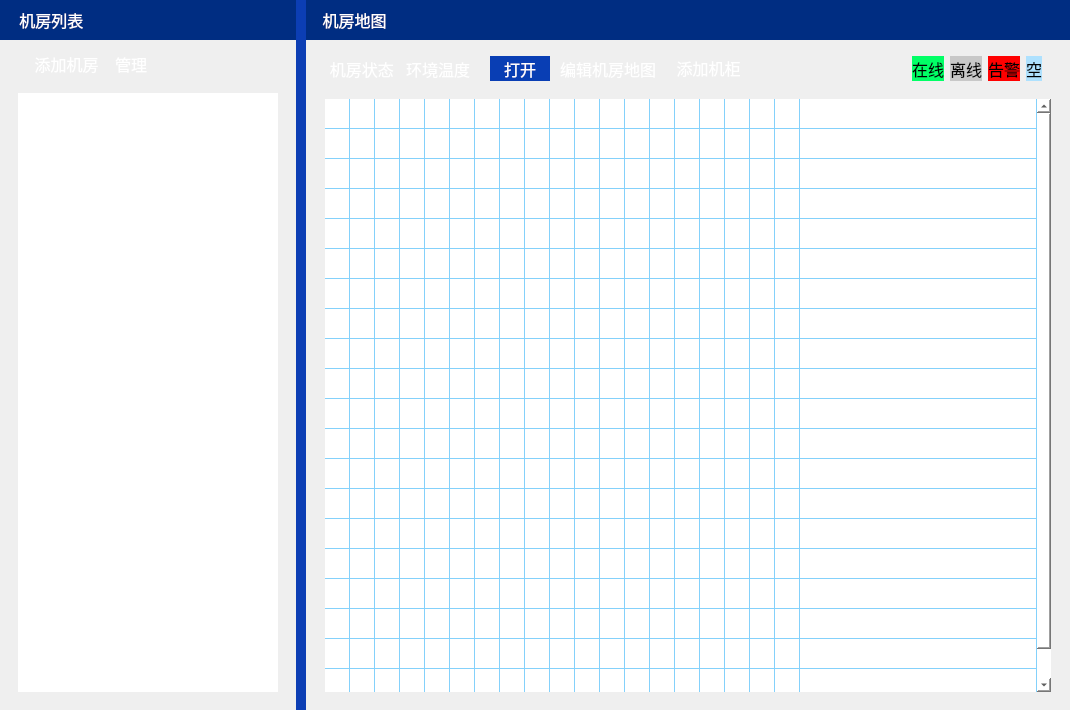
<?xml version="1.0" encoding="UTF-8"?>
<ui version="4.0">
 <class>TopologyWidget</class>
 <widget class="QWidget" name="TopologyWidget">
  <property name="geometry">
   <rect>
    <x>0</x>
    <y>0</y>
    <width>1070</width>
    <height>710</height>
   </rect>
  </property>
  <property name="font">
   <font>
    <family>微软雅黑</family>
    <pointsize>12</pointsize>
   </font>
  </property>
  <property name="windowTitle">
   <string>Form</string>
  </property>
  <property name="styleSheet">
   <string notr="true">border:none</string>
  </property>
  <layout class="QHBoxLayout" name="horizontalLayout_2">
   <property name="spacing">
    <number>0</number>
   </property>
   <property name="leftMargin">
    <number>0</number>
   </property>
   <property name="topMargin">
    <number>0</number>
   </property>
   <property name="rightMargin">
    <number>0</number>
   </property>
   <property name="bottomMargin">
    <number>0</number>
   </property>
   <item>
    <widget class="QSplitter" name="splitter">
     <property name="styleSheet">
      <string notr="true">QSplitter::handle { background-color: rgb(12,62,180)}</string>
     </property>
     <property name="midLineWidth">
      <number>0</number>
     </property>
     <property name="orientation">
      <enum>Qt::Horizontal</enum>
     </property>
     <property name="opaqueResize">
      <bool>true</bool>
     </property>
     <property name="handleWidth">
      <number>10</number>
     </property>
     <widget class="QGroupBox" name="groupBox_room">
      <property name="minimumSize">
       <size>
        <width>280</width>
        <height>0</height>
       </size>
      </property>
      <property name="maximumSize">
       <size>
        <width>300</width>
        <height>16777215</height>
       </size>
      </property>
      <property name="styleSheet">
       <string notr="true">border:none;
</string>
      </property>
      <property name="title">
       <string/>
      </property>
      <property name="flat">
       <bool>false</bool>
      </property>
      <property name="checkable">
       <bool>false</bool>
      </property>
      <layout class="QGridLayout" name="gridLayout_2">
       <property name="leftMargin">
        <number>0</number>
       </property>
       <property name="topMargin">
        <number>0</number>
       </property>
       <property name="rightMargin">
        <number>0</number>
       </property>
       <property name="bottomMargin">
        <number>0</number>
       </property>
       <property name="horizontalSpacing">
        <number>10</number>
       </property>
       <item row="1" column="0" colspan="2">
        <widget class="QLabel" name="label_5">
         <property name="minimumSize">
          <size>
           <width>0</width>
           <height>40</height>
          </size>
         </property>
         <property name="maximumSize">
          <size>
           <width>16777215</width>
           <height>16777215</height>
          </size>
         </property>
         <property name="font">
          <font>
           <family>微软雅黑</family>
           <pointsize>12</pointsize>
          </font>
         </property>
         <property name="styleSheet">
          <string notr="true">background-color: rgb(0,45,130);
color: rgb(255, 255, 255);</string>
         </property>
         <property name="text">
          <string>&lt;!DOCTYPE HTML PUBLIC &quot;-//W3C//DTD HTML 4.0//EN&quot; &quot;http://www.w3.org/TR/REC-html40/strict.dtd&quot;&gt;
&lt;html&gt;&lt;head&gt;&lt;meta name=&quot;qrichtext&quot; content=&quot;1&quot; /&gt;&lt;style type=&quot;text/css&quot;&gt;
p, li { white-space: pre-wrap; }
&lt;/style&gt;&lt;/head&gt;&lt;body style=&quot; font-family:'微软雅黑'; font-size:12pt; font-weight:400; font-style:normal;&quot;&gt;
&lt;p style=&quot; margin-top:12px; margin-bottom:12px; margin-left:0px; margin-right:0px; -qt-block-indent:0; text-indent:0px;&quot;&gt;&lt;span style=&quot; font-size:11pt; color:#ffffff;&quot;&gt;     &lt;/span&gt;&lt;span style=&quot; color:#ffffff;&quot;&gt;机房列表&lt;/span&gt;&lt;/p&gt;&lt;/body&gt;&lt;/html&gt;</string>
         </property>
        </widget>
       </item>
       <item row="6" column="0" colspan="2">
        <widget class="QWidget" name="widget" native="true">
         <property name="styleSheet">
          <string notr="true"/>
         </property>
         <layout class="QHBoxLayout" name="horizontalLayout_5">
          <property name="leftMargin">
           <number>18</number>
          </property>
          <property name="topMargin">
           <number>3</number>
          </property>
          <property name="rightMargin">
           <number>18</number>
          </property>
          <property name="bottomMargin">
           <number>18</number>
          </property>
          <item>
           <widget class="QListWidget" name="listWidget_roomList">
            <property name="palette">
             <palette>
              <active>
               <colorrole role="Button">
                <brush brushstyle="SolidPattern">
                 <color alpha="255">
                  <red>255</red>
                  <green>255</green>
                  <blue>255</blue>
                 </color>
                </brush>
               </colorrole>
               <colorrole role="Base">
                <brush brushstyle="SolidPattern">
                 <color alpha="255">
                  <red>255</red>
                  <green>255</green>
                  <blue>255</blue>
                 </color>
                </brush>
               </colorrole>
               <colorrole role="Window">
                <brush brushstyle="SolidPattern">
                 <color alpha="255">
                  <red>255</red>
                  <green>255</green>
                  <blue>255</blue>
                 </color>
                </brush>
               </colorrole>
               <colorrole role="Highlight">
                <brush brushstyle="SolidPattern">
                 <color alpha="255">
                  <red>255</red>
                  <green>0</green>
                  <blue>0</blue>
                 </color>
                </brush>
               </colorrole>
               <colorrole role="HighlightedText">
                <brush brushstyle="SolidPattern">
                 <color alpha="255">
                  <red>255</red>
                  <green>255</green>
                  <blue>255</blue>
                 </color>
                </brush>
               </colorrole>
              </active>
              <inactive>
               <colorrole role="Button">
                <brush brushstyle="SolidPattern">
                 <color alpha="255">
                  <red>255</red>
                  <green>255</green>
                  <blue>255</blue>
                 </color>
                </brush>
               </colorrole>
               <colorrole role="Base">
                <brush brushstyle="SolidPattern">
                 <color alpha="255">
                  <red>255</red>
                  <green>255</green>
                  <blue>255</blue>
                 </color>
                </brush>
               </colorrole>
               <colorrole role="Window">
                <brush brushstyle="SolidPattern">
                 <color alpha="255">
                  <red>255</red>
                  <green>255</green>
                  <blue>255</blue>
                 </color>
                </brush>
               </colorrole>
               <colorrole role="Highlight">
                <brush brushstyle="SolidPattern">
                 <color alpha="255">
                  <red>255</red>
                  <green>0</green>
                  <blue>0</blue>
                 </color>
                </brush>
               </colorrole>
               <colorrole role="HighlightedText">
                <brush brushstyle="SolidPattern">
                 <color alpha="255">
                  <red>255</red>
                  <green>255</green>
                  <blue>255</blue>
                 </color>
                </brush>
               </colorrole>
              </inactive>
              <disabled>
               <colorrole role="Button">
                <brush brushstyle="SolidPattern">
                 <color alpha="255">
                  <red>255</red>
                  <green>255</green>
                  <blue>255</blue>
                 </color>
                </brush>
               </colorrole>
               <colorrole role="Base">
                <brush brushstyle="SolidPattern">
                 <color alpha="255">
                  <red>255</red>
                  <green>255</green>
                  <blue>255</blue>
                 </color>
                </brush>
               </colorrole>
               <colorrole role="Window">
                <brush brushstyle="SolidPattern">
                 <color alpha="255">
                  <red>255</red>
                  <green>255</green>
                  <blue>255</blue>
                 </color>
                </brush>
               </colorrole>
               <colorrole role="Highlight">
                <brush brushstyle="SolidPattern">
                 <color alpha="255">
                  <red>255</red>
                  <green>0</green>
                  <blue>0</blue>
                 </color>
                </brush>
               </colorrole>
               <colorrole role="HighlightedText">
                <brush brushstyle="SolidPattern">
                 <color alpha="255">
                  <red>255</red>
                  <green>255</green>
                  <blue>255</blue>
                 </color>
                </brush>
               </colorrole>
              </disabled>
             </palette>
            </property>
            <property name="focusPolicy">
             <enum>Qt::NoFocus</enum>
            </property>
            <property name="contextMenuPolicy">
             <enum>Qt::CustomContextMenu</enum>
            </property>
            <property name="styleSheet">
             <string notr="true"/>
            </property>
            <property name="editTriggers">
             <set>QAbstractItemView::EditKeyPressed</set>
            </property>
            <property name="showDropIndicator" stdset="0">
             <bool>false</bool>
            </property>
            <property name="selectionMode">
             <enum>QAbstractItemView::SingleSelection</enum>
            </property>
            <property name="selectionBehavior">
             <enum>QAbstractItemView::SelectRows</enum>
            </property>
            <property name="textElideMode">
             <enum>Qt::ElideMiddle</enum>
            </property>
            <property name="resizeMode">
             <enum>QListView::Fixed</enum>
            </property>
            <property name="spacing">
             <number>5</number>
            </property>
            <property name="viewMode">
             <enum>QListView::ListMode</enum>
            </property>
            <property name="selectionRectVisible">
             <bool>true</bool>
            </property>
            <property name="currentRow">
             <number>-1</number>
            </property>
           </widget>
          </item>
         </layout>
        </widget>
       </item>
       <item row="5" column="1">
        <spacer name="verticalSpacer">
         <property name="orientation">
          <enum>Qt::Vertical</enum>
         </property>
         <property name="sizeType">
          <enum>QSizePolicy::Fixed</enum>
         </property>
         <property name="sizeHint" stdset="0">
          <size>
           <width>20</width>
           <height>8</height>
          </size>
         </property>
        </spacer>
       </item>
       <item row="2" column="0">
        <spacer name="verticalSpacer_3">
         <property name="orientation">
          <enum>Qt::Vertical</enum>
         </property>
         <property name="sizeType">
          <enum>QSizePolicy::Fixed</enum>
         </property>
         <property name="sizeHint" stdset="0">
          <size>
           <width>8</width>
           <height>6</height>
          </size>
         </property>
        </spacer>
       </item>
       <item row="4" column="1">
        <layout class="QHBoxLayout" name="horizontalLayout_6">
         <property name="spacing">
          <number>0</number>
         </property>
         <item>
          <widget class="QToolButton" name="toolButton_addRoom">
           <property name="minimumSize">
            <size>
             <width>97</width>
             <height>24</height>
            </size>
           </property>
           <property name="font">
            <font>
             <family>微软雅黑</family>
             <pointsize>12</pointsize>
            </font>
           </property>
           <property name="cursor">
            <cursorShape>PointingHandCursor</cursorShape>
           </property>
           <property name="styleSheet">
            <string notr="true">background-color: transparent;
color: rgb(255, 255, 255);</string>
           </property>
           <property name="text">
            <string>添加机房</string>
           </property>
           <property name="icon">
            <iconset resource="../images/image.qrc">
             <normaloff>:/topology/topology/jia.png</normaloff>:/topology/topology/jia.png</iconset>
           </property>
           <property name="toolButtonStyle">
            <enum>Qt::ToolButtonTextBesideIcon</enum>
           </property>
          </widget>
         </item>
         <item>
          <widget class="QPushButton" name="pushButton">
           <property name="sizePolicy">
            <sizepolicy hsizetype="Minimum" vsizetype="Fixed">
             <horstretch>0</horstretch>
             <verstretch>0</verstretch>
            </sizepolicy>
           </property>
           <property name="font">
            <font>
             <family>微软雅黑</family>
             <pointsize>12</pointsize>
            </font>
           </property>
           <property name="styleSheet">
            <string notr="true">color: rgb(255, 255, 255);</string>
           </property>
           <property name="text">
            <string>管理</string>
           </property>
          </widget>
         </item>
         <item>
          <spacer name="horizontalSpacer_2">
           <property name="orientation">
            <enum>Qt::Horizontal</enum>
           </property>
           <property name="sizeHint" stdset="0">
            <size>
             <width>40</width>
             <height>20</height>
            </size>
           </property>
          </spacer>
         </item>
        </layout>
       </item>
      </layout>
     </widget>
     <widget class="QGroupBox" name="groupBox_cabinet">
      <property name="styleSheet">
       <string notr="true">border:none;
border-width:0px;</string>
      </property>
      <property name="title">
       <string/>
      </property>
      <layout class="QVBoxLayout" name="verticalLayout">
       <property name="spacing">
        <number>3</number>
       </property>
       <property name="leftMargin">
        <number>0</number>
       </property>
       <property name="topMargin">
        <number>0</number>
       </property>
       <property name="rightMargin">
        <number>0</number>
       </property>
       <property name="bottomMargin">
        <number>18</number>
       </property>
       <item>
        <widget class="QLabel" name="label_6">
         <property name="minimumSize">
          <size>
           <width>0</width>
           <height>40</height>
          </size>
         </property>
         <property name="maximumSize">
          <size>
           <width>16777215</width>
           <height>16777215</height>
          </size>
         </property>
         <property name="font">
          <font>
           <family>微软雅黑</family>
           <pointsize>12</pointsize>
          </font>
         </property>
         <property name="styleSheet">
          <string notr="true">background-color: rgb(0,45,130);
color: rgb(255, 255, 255);
</string>
         </property>
         <property name="text">
          <string>&lt;!DOCTYPE HTML PUBLIC &quot;-//W3C//DTD HTML 4.0//EN&quot; &quot;http://www.w3.org/TR/REC-html40/strict.dtd&quot;&gt;
&lt;html&gt;&lt;head&gt;&lt;meta name=&quot;qrichtext&quot; content=&quot;1&quot; /&gt;&lt;style type=&quot;text/css&quot;&gt;
p, li { white-space: pre-wrap; }
&lt;/style&gt;&lt;/head&gt;&lt;body style=&quot; font-family:'微软雅黑'; font-size:12pt; font-weight:400; font-style:normal;&quot;&gt;
&lt;p style=&quot; margin-top:12px; margin-bottom:12px; margin-left:0px; margin-right:0px; -qt-block-indent:0; text-indent:0px;&quot;&gt;&lt;span style=&quot; color:#ffffff;&quot;&gt;    机房地图&lt;/span&gt;&lt;/p&gt;&lt;/body&gt;&lt;/html&gt;</string>
         </property>
        </widget>
       </item>
       <item>
        <spacer name="verticalSpacer_2">
         <property name="orientation">
          <enum>Qt::Vertical</enum>
         </property>
         <property name="sizeType">
          <enum>QSizePolicy::Fixed</enum>
         </property>
         <property name="sizeHint" stdset="0">
          <size>
           <width>20</width>
           <height>0</height>
          </size>
         </property>
        </spacer>
       </item>
       <item>
        <widget class="QWidget" name="widget_2" native="true">
         <property name="styleSheet">
          <string notr="true">font: 12pt &quot;微软雅黑&quot;;</string>
         </property>
         <layout class="QVBoxLayout" name="verticalLayout_3">
          <property name="leftMargin">
           <number>10</number>
          </property>
          <property name="topMargin">
           <number>0</number>
          </property>
          <property name="rightMargin">
           <number>10</number>
          </property>
          <property name="bottomMargin">
           <number>0</number>
          </property>
          <item>
           <widget class="QStackedWidget" name="stackedWidget_cabinet">
            <property name="currentIndex">
             <number>0</number>
            </property>
            <widget class="QWidget" name="page_cabinet">
             <property name="styleSheet">
              <string notr="true">QWidget#page_cabinet{
margin:6px;
}</string>
             </property>
             <layout class="QVBoxLayout" name="verticalLayout_2" stretch="0,1">
              <property name="topMargin">
               <number>4</number>
              </property>
              <property name="bottomMargin">
               <number>0</number>
              </property>
              <item>
               <layout class="QHBoxLayout" name="horizontalLayout" stretch="0,0,0,0,0">
                <property name="spacing">
                 <number>15</number>
                </property>
                <property name="topMargin">
                 <number>0</number>
                </property>
                <property name="bottomMargin">
                 <number>3</number>
                </property>
                <item>
                 <widget class="QPushButton" name="pushButton_state">
                  <property name="enabled">
                   <bool>true</bool>
                  </property>
                  <property name="sizePolicy">
                   <sizepolicy hsizetype="Minimum" vsizetype="Fixed">
                    <horstretch>0</horstretch>
                    <verstretch>0</verstretch>
                   </sizepolicy>
                  </property>
                  <property name="minimumSize">
                   <size>
                    <width>150</width>
                    <height>25</height>
                   </size>
                  </property>
                  <property name="font">
                   <font>
                    <family>微软雅黑</family>
                    <pointsize>12</pointsize>
                   </font>
                  </property>
                  <property name="styleSheet">
                   <string notr="true">QPushButton::checked{border-image: url(:/topology/topology/jj.png);}
QPushButton::!checked{border-image: url(:/topology/topology/hj.png);}
QPushButton{background-color: transparent;  color: rgb(255, 255, 255);}


</string>
                  </property>
                  <property name="text">
                   <string>机房状态   环境温度</string>
                  </property>
                  <property name="checkable">
                   <bool>true</bool>
                  </property>
                  <property name="checked">
                   <bool>false</bool>
                  </property>
                 </widget>
                </item>
                <item>
                 <layout class="QHBoxLayout" name="horizontalLayout_4">
                  <property name="spacing">
                   <number>10</number>
                  </property>
                  <item>
                   <widget class="QPushButton" name="pushButton_editRoomMap">
                    <property name="minimumSize">
                     <size>
                      <width>60</width>
                      <height>25</height>
                     </size>
                    </property>
                    <property name="font">
                     <font>
                      <family>微软雅黑</family>
                      <pointsize>12</pointsize>
                     </font>
                    </property>
                    <property name="cursor">
                     <cursorShape>PointingHandCursor</cursorShape>
                    </property>
                    <property name="styleSheet">
                     <string notr="true">background-color: rgb(9,62,180);
color: rgb(255, 255, 255);
</string>
                    </property>
                    <property name="text">
                     <string>打开</string>
                    </property>
                    <property name="checkable">
                     <bool>true</bool>
                    </property>
                    <property name="checked">
                     <bool>false</bool>
                    </property>
                   </widget>
                  </item>
                  <item>
                   <widget class="QLabel" name="label_editRoomMap">
                    <property name="minimumSize">
                     <size>
                      <width>0</width>
                      <height>25</height>
                     </size>
                    </property>
                    <property name="font">
                     <font>
                      <family>微软雅黑</family>
                      <pointsize>12</pointsize>
                     </font>
                    </property>
                    <property name="styleSheet">
                     <string notr="true">color: rgb(255, 255, 255);</string>
                    </property>
                    <property name="text">
                     <string>编辑机房地图</string>
                    </property>
                   </widget>
                  </item>
                 </layout>
                </item>
                <item>
                 <widget class="QToolButton" name="toolButton_addCabinet">
                  <property name="minimumSize">
                   <size>
                    <width>0</width>
                    <height>30</height>
                   </size>
                  </property>
                  <property name="font">
                   <font>
                    <family>微软雅黑</family>
                    <pointsize>12</pointsize>
                   </font>
                  </property>
                  <property name="cursor">
                   <cursorShape>PointingHandCursor</cursorShape>
                  </property>
                  <property name="styleSheet">
                   <string notr="true">background-color: transparent;
color: rgb(255, 255, 255);</string>
                  </property>
                  <property name="text">
                   <string>添加机柜</string>
                  </property>
                  <property name="icon">
                   <iconset resource="../images/image.qrc">
                    <normaloff>:/topology/topology/jia.png</normaloff>:/topology/topology/jia.png</iconset>
                  </property>
                  <property name="toolButtonStyle">
                   <enum>Qt::ToolButtonTextBesideIcon</enum>
                  </property>
                 </widget>
                </item>
                <item>
                 <spacer name="horizontalSpacer">
                  <property name="orientation">
                   <enum>Qt::Horizontal</enum>
                  </property>
                  <property name="sizeHint" stdset="0">
                   <size>
                    <width>132</width>
                    <height>17</height>
                   </size>
                  </property>
                 </spacer>
                </item>
                <item>
                 <widget class="QStackedWidget" name="stackedWidget_state">
                  <property name="maximumSize">
                   <size>
                    <width>265</width>
                    <height>16777215</height>
                   </size>
                  </property>
                  <property name="currentIndex">
                   <number>1</number>
                  </property>
                  <widget class="QWidget" name="page_temp">
                   <layout class="QGridLayout" name="gridLayout">
                    <property name="leftMargin">
                     <number>10</number>
                    </property>
                    <property name="topMargin">
                     <number>2</number>
                    </property>
                    <property name="rightMargin">
                     <number>10</number>
                    </property>
                    <property name="bottomMargin">
                     <number>2</number>
                    </property>
                    <property name="spacing">
                     <number>0</number>
                    </property>
                    <item row="1" column="0" colspan="2">
                     <widget class="QLabel" name="label_tempColor">
                      <property name="text">
                       <string/>
                      </property>
                      <property name="pixmap">
                       <pixmap resource="../images/image.qrc">:/topology/topology/st.png</pixmap>
                      </property>
                      <property name="scaledContents">
                       <bool>true</bool>
                      </property>
                     </widget>
                    </item>
                    <item row="0" column="1">
                     <widget class="QLabel" name="label_tempUp">
                      <property name="styleSheet">
                       <string notr="true">color: rgb(255, 255, 255);</string>
                      </property>
                      <property name="text">
                       <string>35℃</string>
                      </property>
                      <property name="alignment">
                       <set>Qt::AlignRight|Qt::AlignTrailing|Qt::AlignVCenter</set>
                      </property>
                     </widget>
                    </item>
                    <item row="0" column="0">
                     <widget class="QLabel" name="label_tempLow">
                      <property name="styleSheet">
                       <string notr="true">color: rgb(255, 255, 255);</string>
                      </property>
                      <property name="text">
                       <string>22℃</string>
                      </property>
                      <property name="alignment">
                       <set>Qt::AlignLeading|Qt::AlignLeft|Qt::AlignVCenter</set>
                      </property>
                     </widget>
                    </item>
                   </layout>
                  </widget>
                  <widget class="QWidget" name="page_warning">
                   <layout class="QHBoxLayout" name="horizontalLayout_3">
                    <item>
                     <widget class="QLabel" name="label">
                      <property name="minimumSize">
                       <size>
                        <width>0</width>
                        <height>25</height>
                       </size>
                      </property>
                      <property name="maximumSize">
                       <size>
                        <width>16777215</width>
                        <height>25</height>
                       </size>
                      </property>
                      <property name="font">
                       <font>
                        <family>微软雅黑</family>
                        <pointsize>12</pointsize>
                       </font>
                      </property>
                      <property name="styleSheet">
                       <string notr="true">background:rgb(1,255,102);</string>
                      </property>
                      <property name="text">
                       <string>在线</string>
                      </property>
                      <property name="alignment">
                       <set>Qt::AlignCenter</set>
                      </property>
                     </widget>
                    </item>
                    <item>
                     <widget class="QLabel" name="label_2">
                      <property name="minimumSize">
                       <size>
                        <width>0</width>
                        <height>25</height>
                       </size>
                      </property>
                      <property name="maximumSize">
                       <size>
                        <width>16777215</width>
                        <height>25</height>
                       </size>
                      </property>
                      <property name="font">
                       <font>
                        <family>微软雅黑</family>
                        <pointsize>12</pointsize>
                       </font>
                      </property>
                      <property name="styleSheet">
                       <string notr="true">background:rgb(200,200,200);</string>
                      </property>
                      <property name="text">
                       <string>离线</string>
                      </property>
                      <property name="alignment">
                       <set>Qt::AlignCenter</set>
                      </property>
                     </widget>
                    </item>
                    <item>
                     <widget class="QLabel" name="label_7">
                      <property name="minimumSize">
                       <size>
                        <width>0</width>
                        <height>25</height>
                       </size>
                      </property>
                      <property name="maximumSize">
                       <size>
                        <width>16777215</width>
                        <height>25</height>
                       </size>
                      </property>
                      <property name="font">
                       <font>
                        <family>微软雅黑</family>
                        <pointsize>12</pointsize>
                       </font>
                      </property>
                      <property name="styleSheet">
                       <string notr="true">background-color: rgb(255, 0, 0);</string>
                      </property>
                      <property name="text">
                       <string>告警</string>
                      </property>
                      <property name="alignment">
                       <set>Qt::AlignCenter</set>
                      </property>
                     </widget>
                    </item>
                    <item>
                     <widget class="QLabel" name="label_4">
                      <property name="minimumSize">
                       <size>
                        <width>0</width>
                        <height>25</height>
                       </size>
                      </property>
                      <property name="maximumSize">
                       <size>
                        <width>16777215</width>
                        <height>25</height>
                       </size>
                      </property>
                      <property name="font">
                       <font>
                        <family>微软雅黑</family>
                        <pointsize>12</pointsize>
                       </font>
                      </property>
                      <property name="styleSheet">
                       <string notr="true">
background:rgb(174,225,254);</string>
                      </property>
                      <property name="text">
                       <string>空</string>
                      </property>
                      <property name="alignment">
                       <set>Qt::AlignCenter</set>
                      </property>
                     </widget>
                    </item>
                   </layout>
                  </widget>
                 </widget>
                </item>
               </layout>
              </item>
              <item>
               <widget class="QTableWidget" name="tableWidget_cabinetMap">
                <property name="focusPolicy">
                 <enum>Qt::NoFocus</enum>
                </property>
                <property name="contextMenuPolicy">
                 <enum>Qt::CustomContextMenu</enum>
                </property>
                <property name="styleSheet">
                 <string notr="true">gridline-color: rgb(132, 209, 251);
border: 0px;
background-color: rgb(255, 255, 255);
</string>
                </property>
                <property name="editTriggers">
                 <set>QAbstractItemView::NoEditTriggers</set>
                </property>
                <property name="alternatingRowColors">
                 <bool>false</bool>
                </property>
                <property name="selectionMode">
                 <enum>QAbstractItemView::NoSelection</enum>
                </property>
                <property name="textElideMode">
                 <enum>Qt::ElideNone</enum>
                </property>
                <property name="showGrid">
                 <bool>true</bool>
                </property>
                <property name="gridStyle">
                 <enum>Qt::SolidLine</enum>
                </property>
                <property name="rowCount">
                 <number>20</number>
                </property>
                <property name="columnCount">
                 <number>20</number>
                </property>
                <attribute name="horizontalHeaderVisible">
                 <bool>false</bool>
                </attribute>
                <attribute name="horizontalHeaderCascadingSectionResizes">
                 <bool>true</bool>
                </attribute>
                <attribute name="horizontalHeaderDefaultSectionSize">
                 <number>25</number>
                </attribute>
                <attribute name="horizontalHeaderMinimumSectionSize">
                 <number>5</number>
                </attribute>
                <attribute name="horizontalHeaderStretchLastSection">
                 <bool>true</bool>
                </attribute>
                <attribute name="verticalHeaderVisible">
                 <bool>false</bool>
                </attribute>
                <attribute name="verticalHeaderCascadingSectionResizes">
                 <bool>true</bool>
                </attribute>
                <attribute name="verticalHeaderDefaultSectionSize">
                 <number>30</number>
                </attribute>
                <attribute name="verticalHeaderHighlightSections">
                 <bool>false</bool>
                </attribute>
                <attribute name="verticalHeaderMinimumSectionSize">
                 <number>5</number>
                </attribute>
                <attribute name="verticalHeaderShowSortIndicator" stdset="0">
                 <bool>true</bool>
                </attribute>
                <attribute name="verticalHeaderStretchLastSection">
                 <bool>true</bool>
                </attribute>
                <row/>
                <row/>
                <row/>
                <row/>
                <row/>
                <row/>
                <row/>
                <row/>
                <row/>
                <row/>
                <row/>
                <row/>
                <row/>
                <row/>
                <row/>
                <row/>
                <row/>
                <row/>
                <row/>
                <row/>
                <column/>
                <column/>
                <column/>
                <column/>
                <column/>
                <column/>
                <column/>
                <column/>
                <column/>
                <column/>
                <column/>
                <column/>
                <column/>
                <column/>
                <column/>
                <column/>
                <column/>
                <column/>
                <column/>
                <column/>
               </widget>
              </item>
             </layout>
            </widget>
            <widget class="QWidget" name="page_null"/>
           </widget>
          </item>
         </layout>
        </widget>
       </item>
      </layout>
     </widget>
    </widget>
   </item>
  </layout>
  <action name="action_moveCabinet">
   <property name="icon">
    <iconset resource="../images/image.qrc">
     <normaloff>:/topology/topology/yd.png</normaloff>:/topology/topology/yd.png</iconset>
   </property>
   <property name="text">
    <string>移动</string>
   </property>
  </action>
  <action name="action_modifyCabinet">
   <property name="icon">
    <iconset resource="../images/image.qrc">
     <normaloff>:/topology/topology/xg.png</normaloff>:/topology/topology/xg.png</iconset>
   </property>
   <property name="text">
    <string>修改</string>
   </property>
  </action>
  <action name="action_deleteCabinet">
   <property name="icon">
    <iconset resource="../images/image.qrc">
     <normaloff>:/topology/topology/jh.png</normaloff>:/topology/topology/jh.png</iconset>
   </property>
   <property name="text">
    <string>删除</string>
   </property>
  </action>
  <action name="action_deleteRoom">
   <property name="icon">
    <iconset resource="../images/image.qrc">
     <normaloff>:/topology/topology/jh.png</normaloff>:/topology/topology/jh.png</iconset>
   </property>
   <property name="text">
    <string>删除</string>
   </property>
  </action>
  <action name="action_renameRoom">
   <property name="icon">
    <iconset resource="../images/image.qrc">
     <normaloff>:/topology/topology/cmm.png</normaloff>:/topology/topology/cmm.png</iconset>
   </property>
   <property name="text">
    <string>重命名</string>
   </property>
  </action>
  <action name="action_lockCabinet">
   <property name="icon">
    <iconset>
     <normaloff>:/images/state_line.png</normaloff>:/images/state_line.png</iconset>
   </property>
   <property name="text">
    <string>锁定</string>
   </property>
  </action>
  <action name="action_addCabinet">
   <property name="icon">
    <iconset resource="../images/image.qrc">
     <normaloff>:/topology/topology/jia.png</normaloff>:/topology/topology/jia.png</iconset>
   </property>
   <property name="text">
    <string>添加机柜</string>
   </property>
  </action>
 </widget>
 <resources>
  <include location="../images/image.qrc"/>
 </resources>
 <connections/>
</ui>
